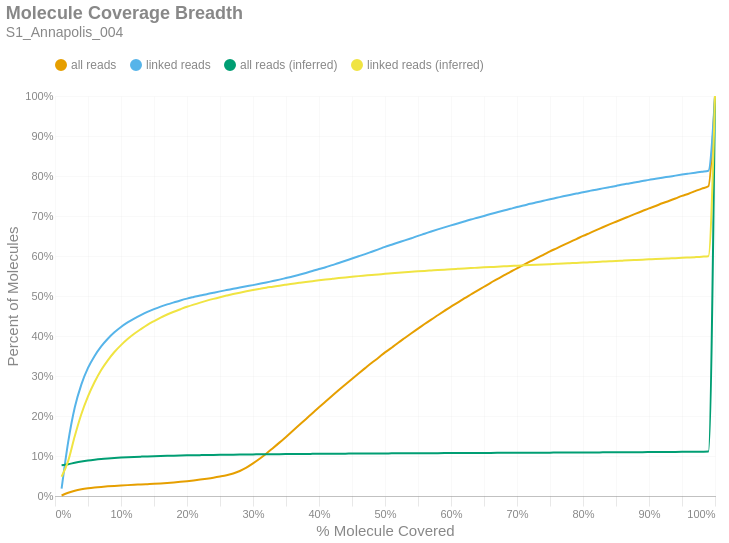

The cell this chart's notebook holds for it:
### Markdown cell above
### Molecule Read Coverage
This chart shows molecule coverage breadth as computed by the number of bases aligned to that molecule. In other words, "*how much of each unique long molecule is actually sequenced/aligned?*" Keep in mind there is a distinction between sequences and alignments, since some sequences belonging to a particular molecule may not align well and wouldn't appear in the alignment data. This chart also shows molecule coverage breadth as computed by the *inferred fragment* from which the aligned sequences originate. Unlike read coverage, this calculation takes into account the total insert size, including unsequenced gaps between the forward and reverse reads. Like the previous figures, these are cumulative percents.

### Code cell
if SKIPLR:
    print_html(f"Skipped")
else:
    binned_df = consolidated_hist(valids['coverage_bp'], mask, 0.01, True)
    binned_df_inf = consolidated_hist(valids['coverage_inserts'], mask, 0.01, True)
    binned_df = binned_df.with_columns(pl.lit(binned_df_inf['all reads (cumsum)']).alias('all reads (inferred)'))
    binned_df = binned_df.with_columns(pl.lit(binned_df_inf['linked reads (cumsum)']).alias('linked reads (inferred)'))
    binned_df = binned_df.with_columns(
        (pl.col('bin').cast(pl.Float64) + 0.01).alias('right_edge')
    )

    with SafeRender(binned_df):
        (
            density_plot(binned_df, 'Molecule Coverage Breadth', samplename, 'molcov', ['all reads (inferred)','linked reads (inferred)'])
            .encode(
                #x=alt.X('bin:Q', title="% Molecule Covered").axis(format = '%').scale(padding=0),
                x=alt.X('right_edge:Q', title="% Molecule Covered").axis(format='%').scale(padding=0),
                y=alt.Y('value:Q', title='Percent of Molecules')
                    .axis(format='%')
                    .stack(False)
                    .scale(domainMin=0, padding=0),
                color=alt.Color("key:N").scale(domain = ["all reads", "linked reads", "all reads (inferred)", "linked reads (inferred)"]),
                tooltip = [
                    alt.Tooltip("key:N", title = "Data Type"),
                    alt.Tooltip("range_label:N", title="% Molecule Covered"),
                    alt.Tooltip("value:Q", format = ".2%", title="% Molecules")
                ]
            )
        ).display()

### Figure 1 — Vega-Lite specification as saved in the notebook (floating-point values rounded to 4 significant figures)
{"width": "container", "height": 400, "config": {"title": {"anchor": "start", "dy": -15, "fontSize": 18, "color": "#888888", "subtitleColor": "#888888", "subtitleFontSize": 14}, "arc": {"fill": "#0072B2"}, "axis": {"domainColor": "#888888", "domainWidth": 0.5, "gridWidth": 0.2, "grid": false, "titleFontWeight": 400, "titleFontSize": 15, "labelFontSize": 11, "labelColor": "#888888", "tickColor": "#888888", "tickWidth": 0.2, "titleColor": "#888888"}, "axisBand": {"grid": false}, "axisX": {"grid": true, "tickSize": 10, "domainCap": "round"}, "axisY": {"domain": false, "grid": true, "tickSize": 0, "domainCap": "round"}, "background": "transparent", "header": {"labelFontSize": 15, "labelColor": "#888888", "titleFontSize": 15, "titleFontWeight": 600, "titleColor": "#888888"}, "legend": {"labelFont": "sans-serif", "labelFontSize": 12, "labelColor": "#888888", "symbolSize": 100, "symbolType": "circle", "titleFontSize": 12, "titlePadding": 10, "titleColor": "#888888", "title": null, "orient": "top"}, "range": {"category": ["#E69F00", "#56B4E9", "#009E73", "#F0E442", "#0072B2", "#D55E00", "#CC79A7", "#000000"], "diverging": ["#cfe8f3", "#a2d4ec", "#73bfe2", "#46abdb", "#1696d2", "#12719e"]}, "area": {"fill": "#0072B2", "fillOpacity": 0.7, "line": true, "strokeOpacity": 0.7}, "line": {"color": "#0072B2", "stroke": "#0072B2", "strokeWidth": 2}, "trail": {"color": "#0072B2", "stroke": "#0072B2", "strokeWidth": 0, "size": 1}, "point": {"filled": true, "fillOpacity": 1.0, "size": 95}, "text": {"color": "#888888", "fontSize": 11, "align": "right", "fontWeight": 400, "size": 11}, "bar": {"fill": "#0072B2", "stroke": null}, "view": {"stroke": null, "continuousWidth": 660, "continuousHeight": 400}}, "data": {"name": "data-0e574d5931bbebe659aa6056aef7856a"}, "mark": {"type": "line", "interpolate": "monotone", "point": {"opacity": 0, "size": 275}}, "encoding": {"color": {"field": "key", "scale": {"domain": ["all reads", "linked reads", "all reads (inferred)", "linked reads (inferred)"]}, "type": "nominal"}, "tooltip": [{"field": "key", "title": "Data Type", "type": "nominal"}, {"field": "range_label", "title": "% Molecule Covered", "type": "nominal"}, {"field": "value", "format": ".2%", "title": "% Molecules", "type": "quantitative"}], "x": {"axis": {"format": "%"}, "field": "right_edge", "scale": {"padding": 0}, "title": "% Molecule Covered", "type": "quantitative"}, "y": {"axis": {"format": "%"}, "field": "value", "scale": {"domainMin": 0, "padding": 0}, "stack": false, "title": "Percent of Molecules", "type": "quantitative"}}, "params": [{"name": "param_c36ac31b6afebe62", "select": {"type": "point", "fields": ["key"]}, "bind": "legend"}], "title": {"text": "Molecule Coverage Breadth", "subtitle": "S1_Annapolis_004"}, "transform": [{"fold": ["all reads (cumsum)", "linked reads (cumsum)", "all reads (inferred)", "linked reads (inferred)"]}, {"calculate": "replace(datum.key, ' (cumsum)', '')", "as": "key"}, {"filter": {"param": "param_c36ac31b6afebe62"}}], "usermeta": {"embedOptions": {"downloadFileName": "S1_Annapolis_004.molcov"}}, "$schema": "https://vega.github.io/schema/vega-lite/v6.1.0.json", "datasets": {"data-0e574d5931bbebe659aa6056aef7856a": [{"bin": "0.0", "interval": "0.0-0.01", "all reads": 0.001289, "linked reads": 0.01847, "all reads (cumsum)": 0.001289, "linked reads (cumsum)": 0.01847, "range_label": "0.0-0.01", "all reads (inferred)": 0.07705, "linked reads (inferred)": 0.04824, "right_edge": 0.01}, {"bin": "0.01", "interval": "0.01-0.02", "all reads": 0.006884, "linked reads": 0.1168, "all reads (cumsum)": 0.008173, "linked reads (cumsum)": 0.1353, "range_label": "0.01-0.02", "all reads (inferred)": 0.07947, "linked reads (inferred)": 0.08791, "right_edge": 0.02}, {"bin": "0.02", "interval": "0.02-0.03", "all reads": 0.005107, "linked reads": 0.08637, "all reads (cumsum)": 0.01328, "linked reads (cumsum)": 0.2216, "range_label": "0.02-0.03", "all reads (inferred)": 0.08304, "linked reads (inferred)": 0.15, "right_edge": 0.03}, {"bin": "0.03", "interval": "0.03-0.04", "all reads": 0.003518, "linked reads": 0.05748, "all reads (cumsum)": 0.0168, "linked reads (cumsum)": 0.2791, "range_label": "0.03-0.04", "all reads (inferred)": 0.08619, "linked reads (inferred)": 0.205, "right_edge": 0.04}, {"bin": "0.04", "interval": "0.04-0.05", "all reads": 0.002527, "linked reads": 0.04107, "all reads (cumsum)": 0.01933, "linked reads (cumsum)": 0.3202, "range_label": "0.04-0.05", "all reads (inferred)": 0.08876, "linked reads (inferred)": 0.249, "right_edge": 0.05}, {"bin": "0.05", "interval": "0.05-0.06", "all reads": 0.001923, "linked reads": 0.03003, "all reads (cumsum)": 0.02125, "linked reads (cumsum)": 0.3502, "range_label": "0.05-0.06", "all reads (inferred)": 0.09082, "linked reads (inferred)": 0.2849, "right_edge": 0.06}, {"bin": "0.06", "interval": "0.06-0.07", "all reads": 0.001551, "linked reads": 0.02384, "all reads (cumsum)": 0.0228, "linked reads (cumsum)": 0.3741, "range_label": "0.06-0.07", "all reads (inferred)": 0.09255, "linked reads (inferred)": 0.315, "right_edge": 0.07}, {"bin": "0.07", "interval": "0.07-0.08", "all reads": 0.001304, "linked reads": 0.01911, "all reads (cumsum)": 0.0241, "linked reads (cumsum)": 0.3932, "range_label": "0.07-0.08", "all reads (inferred)": 0.09393, "linked reads (inferred)": 0.3392, "right_edge": 0.08}, {"bin": "0.08", "interval": "0.08-0.09", "all reads": 0.001145, "linked reads": 0.01614, "all reads (cumsum)": 0.02525, "linked reads (cumsum)": 0.4093, "range_label": "0.08-0.09", "all reads (inferred)": 0.09512, "linked reads (inferred)": 0.36, "right_edge": 0.09}, {"bin": "0.09", "interval": "0.09-0.1", "all reads": 0.001006, "linked reads": 0.01334, "all reads (cumsum)": 0.02626, "linked reads (cumsum)": 0.4227, "range_label": "0.09-0.1", "all reads (inferred)": 0.0961, "linked reads (inferred)": 0.3772, "right_edge": 0.1}, {"bin": "0.1", "interval": "0.1-0.11", "all reads": 0.0009311, "linked reads": 0.01134, "all reads (cumsum)": 0.02719, "linked reads (cumsum)": 0.434, "range_label": "0.1-0.11", "all reads (inferred)": 0.09696, "linked reads (inferred)": 0.3923, "right_edge": 0.11}, {"bin": "0.11", "interval": "0.11-0.12", "all reads": 0.0008361, "linked reads": 0.009663, "all reads (cumsum)": 0.02802, "linked reads (cumsum)": 0.4437, "range_label": "0.11-0.12", "all reads (inferred)": 0.09772, "linked reads (inferred)": 0.4055, "right_edge": 0.12}, {"bin": "0.12", "interval": "0.12-0.13", "all reads": 0.0007978, "linked reads": 0.008675, "all reads (cumsum)": 0.02882, "linked reads (cumsum)": 0.4523, "range_label": "0.12-0.13", "all reads (inferred)": 0.09838, "linked reads (inferred)": 0.4171, "right_edge": 0.13}, {"bin": "0.13", "interval": "0.13-0.14", "all reads": 0.0008217, "linked reads": 0.007843, "all reads (cumsum)": 0.02964, "linked reads (cumsum)": 0.4602, "range_label": "0.13-0.14", "all reads (inferred)": 0.099, "linked reads (inferred)": 0.428, "right_edge": 0.14}, {"bin": "0.14", "interval": "0.14-0.15", "all reads": 0.0008269, "linked reads": 0.006956, "all reads (cumsum)": 0.03047, "linked reads (cumsum)": 0.4671, "range_label": "0.14-0.15", "all reads (inferred)": 0.09953, "linked reads (inferred)": 0.4373, "right_edge": 0.15}, {"bin": "0.15", "interval": "0.15-0.16", "all reads": 0.0009378, "linked reads": 0.006336, "all reads (cumsum)": 0.03141, "linked reads (cumsum)": 0.4735, "range_label": "0.15-0.16", "all reads (inferred)": 0.1, "linked reads (inferred)": 0.446, "right_edge": 0.16}, {"bin": "0.16", "interval": "0.16-0.17", "all reads": 0.001088, "linked reads": 0.005513, "all reads (cumsum)": 0.03249, "linked reads (cumsum)": 0.479, "range_label": "0.16-0.17", "all reads (inferred)": 0.1005, "linked reads (inferred)": 0.4537, "right_edge": 0.17}, {"bin": "0.17", "interval": "0.17-0.18", "all reads": 0.001331, "linked reads": 0.005038, "all reads (cumsum)": 0.03383, "linked reads (cumsum)": 0.484, "range_label": "0.17-0.18", "all reads (inferred)": 0.1009, "linked reads (inferred)": 0.4607, "right_edge": 0.18}, {"bin": "0.18", "interval": "0.18-0.19", "all reads": 0.001543, "linked reads": 0.004923, "all reads (cumsum)": 0.03537, "linked reads (cumsum)": 0.4889, "range_label": "0.18-0.19", "all reads (inferred)": 0.1012, "linked reads (inferred)": 0.4669, "right_edge": 0.19}, {"bin": "0.19", "interval": "0.19-0.2", "all reads": 0.001735, "linked reads": 0.004503, "all reads (cumsum)": 0.0371, "linked reads (cumsum)": 0.4934, "range_label": "0.19-0.2", "all reads (inferred)": 0.1016, "linked reads (inferred)": 0.473, "right_edge": 0.2}, {"bin": "0.2", "interval": "0.2-0.21", "all reads": 0.001874, "linked reads": 0.004049, "all reads (cumsum)": 0.03898, "linked reads (cumsum)": 0.4975, "range_label": "0.2-0.21", "all reads (inferred)": 0.1019, "linked reads (inferred)": 0.4785, "right_edge": 0.21}, {"bin": "0.21", "interval": "0.21-0.22", "all reads": 0.002089, "linked reads": 0.003921, "all reads (cumsum)": 0.04107, "linked reads (cumsum)": 0.5014, "range_label": "0.21-0.22", "all reads (inferred)": 0.1022, "linked reads (inferred)": 0.4835, "right_edge": 0.22}, {"bin": "0.22", "interval": "0.22-0.23", "all reads": 0.002281, "linked reads": 0.003179, "all reads (cumsum)": 0.04335, "linked reads (cumsum)": 0.5046, "range_label": "0.22-0.23", "all reads (inferred)": 0.1025, "linked reads (inferred)": 0.4883, "right_edge": 0.23}, {"bin": "0.23", "interval": "0.23-0.24", "all reads": 0.00248, "linked reads": 0.003552, "all reads (cumsum)": 0.04583, "linked reads (cumsum)": 0.5082, "range_label": "0.23-0.24", "all reads (inferred)": 0.1027, "linked reads (inferred)": 0.4929, "right_edge": 0.24}, {"bin": "0.24", "interval": "0.24-0.25", "all reads": 0.002851, "linked reads": 0.003438, "all reads (cumsum)": 0.04868, "linked reads (cumsum)": 0.5116, "range_label": "0.24-0.25", "all reads (inferred)": 0.103, "linked reads (inferred)": 0.4971, "right_edge": 0.25}, {"bin": "0.25", "interval": "0.25-0.26", "all reads": 0.003218, "linked reads": 0.003179, "all reads (cumsum)": 0.0519, "linked reads (cumsum)": 0.5148, "range_label": "0.25-0.26", "all reads (inferred)": 0.1032, "linked reads (inferred)": 0.501, "right_edge": 0.26}, {"bin": "0.26", "interval": "0.26-0.27", "all reads": 0.004328, "linked reads": 0.003119, "all reads (cumsum)": 0.05623, "linked reads (cumsum)": 0.5179, "range_label": "0.26-0.27", "all reads (inferred)": 0.1034, "linked reads (inferred)": 0.5049, "right_edge": 0.27}, {"bin": "0.27", "interval": "0.27-0.28", "all reads": 0.006296, "linked reads": 0.00317, "all reads (cumsum)": 0.06252, "linked reads (cumsum)": 0.5211, "range_label": "0.27-0.28", "all reads (inferred)": 0.1036, "linked reads (inferred)": 0.5084, "right_edge": 0.28}, {"bin": "0.28", "interval": "0.28-0.29", "all reads": 0.008479, "linked reads": 0.003107, "all reads (cumsum)": 0.071, "linked reads (cumsum)": 0.5242, "range_label": "0.28-0.29", "all reads (inferred)": 0.1038, "linked reads (inferred)": 0.5117, "right_edge": 0.29}, {"bin": "0.29", "interval": "0.29-0.3", "all reads": 0.01047, "linked reads": 0.003064, "all reads (cumsum)": 0.08147, "linked reads (cumsum)": 0.5272, "range_label": "0.29-0.3", "all reads (inferred)": 0.104, "linked reads (inferred)": 0.5149, "right_edge": 0.3}, {"bin": "0.3", "interval": "0.3-0.31", "all reads": 0.0116, "linked reads": 0.003242, "all reads (cumsum)": 0.09307, "linked reads (cumsum)": 0.5305, "range_label": "0.3-0.31", "all reads (inferred)": 0.1042, "linked reads (inferred)": 0.5178, "right_edge": 0.31}, {"bin": "0.31", "interval": "0.31-0.32", "all reads": 0.0127, "linked reads": 0.003336, "all reads (cumsum)": 0.1058, "linked reads (cumsum)": 0.5338, "range_label": "0.31-0.32", "all reads (inferred)": 0.1043, "linked reads (inferred)": 0.5207, "right_edge": 0.32}, {"bin": "0.32", "interval": "0.32-0.33", "all reads": 0.01368, "linked reads": 0.003612, "all reads (cumsum)": 0.1195, "linked reads (cumsum)": 0.5374, "range_label": "0.32-0.33", "all reads (inferred)": 0.1045, "linked reads (inferred)": 0.5233, "right_edge": 0.33}, {"bin": "0.33", "interval": "0.33-0.34", "all reads": 0.01396, "linked reads": 0.003552, "all reads (cumsum)": 0.1334, "linked reads (cumsum)": 0.541, "range_label": "0.33-0.34", "all reads (inferred)": 0.1046, "linked reads (inferred)": 0.5258, "right_edge": 0.34}, {"bin": "0.34", "interval": "0.34-0.35", "all reads": 0.01439, "linked reads": 0.003849, "all reads (cumsum)": 0.1478, "linked reads (cumsum)": 0.5448, "range_label": "0.34-0.35", "all reads (inferred)": 0.1048, "linked reads (inferred)": 0.5282, "right_edge": 0.35}, {"bin": "0.35", "interval": "0.35-0.36", "all reads": 0.01465, "linked reads": 0.003824, "all reads (cumsum)": 0.1625, "linked reads (cumsum)": 0.5486, "range_label": "0.35-0.36", "all reads (inferred)": 0.1049, "linked reads (inferred)": 0.5306, "right_edge": 0.36}, {"bin": "0.36", "interval": "0.36-0.37", "all reads": 0.01481, "linked reads": 0.004431, "all reads (cumsum)": 0.1773, "linked reads (cumsum)": 0.5531, "range_label": "0.36-0.37", "all reads (inferred)": 0.1051, "linked reads (inferred)": 0.5329, "right_edge": 0.37}, {"bin": "0.37", "interval": "0.37-0.38", "all reads": 0.01483, "linked reads": 0.004528, "all reads (cumsum)": 0.1921, "linked reads (cumsum)": 0.5576, "range_label": "0.37-0.38", "all reads (inferred)": 0.1052, "linked reads (inferred)": 0.5352, "right_edge": 0.38}, {"bin": "0.38", "interval": "0.38-0.39", "all reads": 0.01474, "linked reads": 0.004702, "all reads (cumsum)": 0.2068, "linked reads (cumsum)": 0.5623, "range_label": "0.38-0.39", "all reads (inferred)": 0.1053, "linked reads (inferred)": 0.5371, "right_edge": 0.39}, {"bin": "0.39", "interval": "0.39-0.4", "all reads": 0.01486, "linked reads": 0.005055, "all reads (cumsum)": 0.2217, "linked reads (cumsum)": 0.5674, "range_label": "0.39-0.4", "all reads (inferred)": 0.1055, "linked reads (inferred)": 0.5391, "right_edge": 0.4}, {"bin": "0.4", "interval": "0.4-0.41", "all reads": 0.01442, "linked reads": 0.004724, "all reads (cumsum)": 0.2361, "linked reads (cumsum)": 0.5721, "range_label": "0.4-0.41", "all reads (inferred)": 0.1056, "linked reads (inferred)": 0.541, "right_edge": 0.41}, {"bin": "0.41", "interval": "0.41-0.42", "all reads": 0.01449, "linked reads": 0.005203, "all reads (cumsum)": 0.2506, "linked reads (cumsum)": 0.5773, "range_label": "0.41-0.42", "all reads (inferred)": 0.1057, "linked reads (inferred)": 0.5429, "right_edge": 0.42}, {"bin": "0.42", "interval": "0.42-0.43", "all reads": 0.01434, "linked reads": 0.005148, "all reads (cumsum)": 0.265, "linked reads (cumsum)": 0.5824, "range_label": "0.42-0.43", "all reads (inferred)": 0.1058, "linked reads (inferred)": 0.5447, "right_edge": 0.43}, {"bin": "0.43", "interval": "0.43-0.44", "all reads": 0.01393, "linked reads": 0.005636, "all reads (cumsum)": 0.2789, "linked reads (cumsum)": 0.5881, "range_label": "0.43-0.44", "all reads (inferred)": 0.1059, "linked reads (inferred)": 0.5464, "right_edge": 0.44}, {"bin": "0.44", "interval": "0.44-0.45", "all reads": 0.01387, "linked reads": 0.005746, "all reads (cumsum)": 0.2928, "linked reads (cumsum)": 0.5938, "range_label": "0.44-0.45", "all reads (inferred)": 0.106, "linked reads (inferred)": 0.5481, "right_edge": 0.45}, {"bin": "0.45", "interval": "0.45-0.46", "all reads": 0.01364, "linked reads": 0.005572, "all reads (cumsum)": 0.3064, "linked reads (cumsum)": 0.5994, "range_label": "0.45-0.46", "all reads (inferred)": 0.1061, "linked reads (inferred)": 0.5497, "right_edge": 0.46}, {"bin": "0.46", "interval": "0.46-0.47", "all reads": 0.01333, "linked reads": 0.005428, "all reads (cumsum)": 0.3197, "linked reads (cumsum)": 0.6048, "range_label": "0.46-0.47", "all reads (inferred)": 0.1062, "linked reads (inferred)": 0.5511, "right_edge": 0.47}, {"bin": "0.47", "interval": "0.47-0.48", "all reads": 0.01325, "linked reads": 0.005895, "all reads (cumsum)": 0.333, "linked reads (cumsum)": 0.6107, "range_label": "0.47-0.48", "all reads (inferred)": 0.1063, "linked reads (inferred)": 0.5526, "right_edge": 0.48}, {"bin": "0.48", "interval": "0.48-0.49", "all reads": 0.0125, "linked reads": 0.005959, "all reads (cumsum)": 0.3455, "linked reads (cumsum)": 0.6167, "range_label": "0.48-0.49", "all reads (inferred)": 0.1064, "linked reads (inferred)": 0.554, "right_edge": 0.49}, {"bin": "0.49", "interval": "0.49-0.5", "all reads": 0.01366, "linked reads": 0.006179, "all reads (cumsum)": 0.3591, "linked reads (cumsum)": 0.6228, "range_label": "0.49-0.5", "all reads (inferred)": 0.1065, "linked reads (inferred)": 0.5555, "right_edge": 0.5}, {"bin": "0.5", "interval": "0.5-0.51", "all reads": 0.01141, "linked reads": 0.005301, "all reads (cumsum)": 0.3705, "linked reads (cumsum)": 0.6281, "range_label": "0.5-0.51", "all reads (inferred)": 0.1066, "linked reads (inferred)": 0.5567, "right_edge": 0.51}, {"bin": "0.51", "interval": "0.51-0.52", "all reads": 0.01266, "linked reads": 0.005466, "all reads (cumsum)": 0.3832, "linked reads (cumsum)": 0.6336, "range_label": "0.51-0.52", "all reads (inferred)": 0.1067, "linked reads (inferred)": 0.5581, "right_edge": 0.52}, {"bin": "0.52", "interval": "0.52-0.53", "all reads": 0.0119, "linked reads": 0.005356, "all reads (cumsum)": 0.3951, "linked reads (cumsum)": 0.639, "range_label": "0.52-0.53", "all reads (inferred)": 0.1068, "linked reads (inferred)": 0.5593, "right_edge": 0.53}, {"bin": "0.53", "interval": "0.53-0.54", "all reads": 0.01184, "linked reads": 0.00553, "all reads (cumsum)": 0.4069, "linked reads (cumsum)": 0.6445, "range_label": "0.53-0.54", "all reads (inferred)": 0.1068, "linked reads (inferred)": 0.5605, "right_edge": 0.54}, {"bin": "0.54", "interval": "0.54-0.55", "all reads": 0.01147, "linked reads": 0.005818, "all reads (cumsum)": 0.4184, "linked reads (cumsum)": 0.6503, "range_label": "0.54-0.55", "all reads (inferred)": 0.1069, "linked reads (inferred)": 0.5617, "right_edge": 0.55}, {"bin": "0.55", "interval": "0.55-0.56", "all reads": 0.01153, "linked reads": 0.005364, "all reads (cumsum)": 0.4299, "linked reads (cumsum)": 0.6557, "range_label": "0.55-0.56", "all reads (inferred)": 0.107, "linked reads (inferred)": 0.5628, "right_edge": 0.56}, {"bin": "0.56", "interval": "0.56-0.57", "all reads": 0.0112, "linked reads": 0.005496, "all reads (cumsum)": 0.4411, "linked reads (cumsum)": 0.6612, "range_label": "0.56-0.57", "all reads (inferred)": 0.1071, "linked reads (inferred)": 0.5638, "right_edge": 0.57}, {"bin": "0.57", "interval": "0.57-0.58", "all reads": 0.01074, "linked reads": 0.005322, "all reads (cumsum)": 0.4519, "linked reads (cumsum)": 0.6665, "range_label": "0.57-0.58", "all reads (inferred)": 0.1072, "linked reads (inferred)": 0.5649, "right_edge": 0.58}, {"bin": "0.58", "interval": "0.58-0.59", "all reads": 0.01076, "linked reads": 0.005161, "all reads (cumsum)": 0.4626, "linked reads (cumsum)": 0.6717, "range_label": "0.58-0.59", "all reads (inferred)": 0.1072, "linked reads (inferred)": 0.5659, "right_edge": 0.59}, {"bin": "0.59", "interval": "0.59-0.6", "all reads": 0.01078, "linked reads": 0.004893, "all reads (cumsum)": 0.4734, "linked reads (cumsum)": 0.6766, "range_label": "0.59-0.6", "all reads (inferred)": 0.1073, "linked reads (inferred)": 0.567, "right_edge": 0.6}, {"bin": "0.6", "interval": "0.6-0.61", "all reads": 0.01003, "linked reads": 0.004715, "all reads (cumsum)": 0.4835, "linked reads (cumsum)": 0.6813, "range_label": "0.6-0.61", "all reads (inferred)": 0.1074, "linked reads (inferred)": 0.568, "right_edge": 0.61}, {"bin": "0.61", "interval": "0.61-0.62", "all reads": 0.01041, "linked reads": 0.00494, "all reads (cumsum)": 0.4939, "linked reads (cumsum)": 0.6862, "range_label": "0.61-0.62", "all reads (inferred)": 0.1075, "linked reads (inferred)": 0.569, "right_edge": 0.62}, {"bin": "0.62", "interval": "0.62-0.63", "all reads": 0.009913, "linked reads": 0.004982, "all reads (cumsum)": 0.5038, "linked reads (cumsum)": 0.6912, "range_label": "0.62-0.63", "all reads (inferred)": 0.1075, "linked reads (inferred)": 0.5697, "right_edge": 0.63}, {"bin": "0.63", "interval": "0.63-0.64", "all reads": 0.009831, "linked reads": 0.004452, "all reads (cumsum)": 0.5136, "linked reads (cumsum)": 0.6956, "range_label": "0.63-0.64", "all reads (inferred)": 0.1076, "linked reads (inferred)": 0.5707, "right_edge": 0.64}, {"bin": "0.64", "interval": "0.64-0.65", "all reads": 0.009507, "linked reads": 0.004533, "all reads (cumsum)": 0.5231, "linked reads (cumsum)": 0.7002, "range_label": "0.64-0.65", "all reads (inferred)": 0.1077, "linked reads (inferred)": 0.5716, "right_edge": 0.65}, {"bin": "0.65", "interval": "0.65-0.66", "all reads": 0.009765, "linked reads": 0.004677, "all reads (cumsum)": 0.5329, "linked reads (cumsum)": 0.7049, "range_label": "0.65-0.66", "all reads (inferred)": 0.1077, "linked reads (inferred)": 0.5724, "right_edge": 0.66}, {"bin": "0.66", "interval": "0.66-0.67", "all reads": 0.009202, "linked reads": 0.004418, "all reads (cumsum)": 0.5421, "linked reads (cumsum)": 0.7093, "range_label": "0.66-0.67", "all reads (inferred)": 0.1078, "linked reads (inferred)": 0.5732, "right_edge": 0.67}, {"bin": "0.67", "interval": "0.67-0.68", "all reads": 0.009242, "linked reads": 0.004371, "all reads (cumsum)": 0.5513, "linked reads (cumsum)": 0.7136, "range_label": "0.67-0.68", "all reads (inferred)": 0.1079, "linked reads (inferred)": 0.5741, "right_edge": 0.68}, {"bin": "0.68", "interval": "0.68-0.69", "all reads": 0.008884, "linked reads": 0.004291, "all reads (cumsum)": 0.5602, "linked reads (cumsum)": 0.7179, "range_label": "0.68-0.69", "all reads (inferred)": 0.108, "linked reads (inferred)": 0.5749, "right_edge": 0.69}, {"bin": "0.69", "interval": "0.69-0.7", "all reads": 0.009016, "linked reads": 0.004384, "all reads (cumsum)": 0.5692, "linked reads (cumsum)": 0.7223, "range_label": "0.69-0.7", "all reads (inferred)": 0.108, "linked reads (inferred)": 0.5758, "right_edge": 0.7}, {"bin": "0.7", "interval": "0.7-0.71", "all reads": 0.008593, "linked reads": 0.003866, "all reads (cumsum)": 0.5778, "linked reads (cumsum)": 0.7262, "range_label": "0.7-0.71", "all reads (inferred)": 0.1081, "linked reads (inferred)": 0.5766, "right_edge": 0.71}, {"bin": "0.71", "interval": "0.71-0.72", "all reads": 0.008548, "linked reads": 0.004214, "all reads (cumsum)": 0.5864, "linked reads (cumsum)": 0.7304, "range_label": "0.71-0.72", "all reads (inferred)": 0.1082, "linked reads (inferred)": 0.5774, "right_edge": 0.72}, {"bin": "0.72", "interval": "0.72-0.73", "all reads": 0.008493, "linked reads": 0.003756, "all reads (cumsum)": 0.5949, "linked reads (cumsum)": 0.7342, "range_label": "0.72-0.73", "all reads (inferred)": 0.1083, "linked reads (inferred)": 0.5782, "right_edge": 0.73}, {"bin": "0.73", "interval": "0.73-0.74", "all reads": 0.008175, "linked reads": 0.003887, "all reads (cumsum)": 0.603, "linked reads (cumsum)": 0.738, "range_label": "0.73-0.74", "all reads (inferred)": 0.1083, "linked reads (inferred)": 0.5789, "right_edge": 0.74}, {"bin": "0.74", "interval": "0.74-0.75", "all reads": 0.008492, "linked reads": 0.003841, "all reads (cumsum)": 0.6115, "linked reads (cumsum)": 0.7419, "range_label": "0.74-0.75", "all reads (inferred)": 0.1084, "linked reads (inferred)": 0.5797, "right_edge": 0.75}, {"bin": "0.75", "interval": "0.75-0.76", "all reads": 0.007677, "linked reads": 0.003603, "all reads (cumsum)": 0.6192, "linked reads (cumsum)": 0.7455, "range_label": "0.75-0.76", "all reads (inferred)": 0.1085, "linked reads (inferred)": 0.5804, "right_edge": 0.76}, {"bin": "0.76", "interval": "0.76-0.77", "all reads": 0.007868, "linked reads": 0.003688, "all reads (cumsum)": 0.6271, "linked reads (cumsum)": 0.7492, "range_label": "0.76-0.77", "all reads (inferred)": 0.1086, "linked reads (inferred)": 0.5811, "right_edge": 0.77}, {"bin": "0.77", "interval": "0.77-0.78", "all reads": 0.007711, "linked reads": 0.003556, "all reads (cumsum)": 0.6348, "linked reads (cumsum)": 0.7527, "range_label": "0.77-0.78", "all reads (inferred)": 0.1086, "linked reads (inferred)": 0.5819, "right_edge": 0.78}, {"bin": "0.78", "interval": "0.78-0.79", "all reads": 0.007613, "linked reads": 0.003302, "all reads (cumsum)": 0.6424, "linked reads (cumsum)": 0.756, "range_label": "0.78-0.79", "all reads (inferred)": 0.1087, "linked reads (inferred)": 0.5827, "right_edge": 0.79}, {"bin": "0.79", "interval": "0.79-0.8", "all reads": 0.007776, "linked reads": 0.003595, "all reads (cumsum)": 0.6502, "linked reads (cumsum)": 0.7596, "range_label": "0.79-0.8", "all reads (inferred)": 0.1088, "linked reads (inferred)": 0.5835, "right_edge": 0.8}, {"bin": "0.8", "interval": "0.8-0.81", "all reads": 0.007194, "linked reads": 0.003208, "all reads (cumsum)": 0.6574, "linked reads (cumsum)": 0.7628, "range_label": "0.8-0.81", "all reads (inferred)": 0.1089, "linked reads (inferred)": 0.5843, "right_edge": 0.81}, {"bin": "0.81", "interval": "0.81-0.82", "all reads": 0.007171, "linked reads": 0.003022, "all reads (cumsum)": 0.6645, "linked reads (cumsum)": 0.7659, "range_label": "0.81-0.82", "all reads (inferred)": 0.109, "linked reads (inferred)": 0.5852, "right_edge": 0.82}, {"bin": "0.82", "interval": "0.82-0.83", "all reads": 0.007266, "linked reads": 0.00323, "all reads (cumsum)": 0.6718, "linked reads (cumsum)": 0.7691, "range_label": "0.82-0.83", "all reads (inferred)": 0.1091, "linked reads (inferred)": 0.5859, "right_edge": 0.83}, {"bin": "0.83", "interval": "0.83-0.84", "all reads": 0.007071, "linked reads": 0.003107, "all reads (cumsum)": 0.6789, "linked reads (cumsum)": 0.7722, "range_label": "0.83-0.84", "all reads (inferred)": 0.1092, "linked reads (inferred)": 0.5867, "right_edge": 0.84}, {"bin": "0.84", "interval": "0.84-0.85", "all reads": 0.006794, "linked reads": 0.003051, "all reads (cumsum)": 0.6857, "linked reads (cumsum)": 0.7752, "range_label": "0.84-0.85", "all reads (inferred)": 0.1093, "linked reads (inferred)": 0.5875, "right_edge": 0.85}, {"bin": "0.85", "interval": "0.85-0.86", "all reads": 0.00681, "linked reads": 0.003327, "all reads (cumsum)": 0.6925, "linked reads (cumsum)": 0.7786, "range_label": "0.85-0.86", "all reads (inferred)": 0.1094, "linked reads (inferred)": 0.5883, "right_edge": 0.86}, {"bin": "0.86", "interval": "0.86-0.87", "all reads": 0.006681, "linked reads": 0.002945, "all reads (cumsum)": 0.6992, "linked reads (cumsum)": 0.7815, "range_label": "0.86-0.87", "all reads (inferred)": 0.1095, "linked reads (inferred)": 0.5892, "right_edge": 0.87}, {"bin": "0.87", "interval": "0.87-0.88", "all reads": 0.006687, "linked reads": 0.003034, "all reads (cumsum)": 0.7058, "linked reads (cumsum)": 0.7846, "range_label": "0.87-0.88", "all reads (inferred)": 0.1096, "linked reads (inferred)": 0.59, "right_edge": 0.88}, {"bin": "0.88", "interval": "0.88-0.89", "all reads": 0.006539, "linked reads": 0.002703, "all reads (cumsum)": 0.7124, "linked reads (cumsum)": 0.7873, "range_label": "0.88-0.89", "all reads (inferred)": 0.1097, "linked reads (inferred)": 0.5909, "right_edge": 0.89}, {"bin": "0.89", "interval": "0.89-0.9", "all reads": 0.006616, "linked reads": 0.003064, "all reads (cumsum)": 0.719, "linked reads (cumsum)": 0.7903, "range_label": "0.89-0.9", "all reads (inferred)": 0.1098, "linked reads (inferred)": 0.5917, "right_edge": 0.9}, {"bin": "0.9", "interval": "0.9-0.91", "all reads": 0.006075, "linked reads": 0.002576, "all reads (cumsum)": 0.7251, "linked reads (cumsum)": 0.7929, "range_label": "0.9-0.91", "all reads (inferred)": 0.1099, "linked reads (inferred)": 0.5925, "right_edge": 0.91}, {"bin": "0.91", "interval": "0.91-0.92", "all reads": 0.006759, "linked reads": 0.002839, "all reads (cumsum)": 0.7318, "linked reads (cumsum)": 0.7957, "range_label": "0.91-0.92", "all reads (inferred)": 0.11, "linked reads (inferred)": 0.5933, "right_edge": 0.92}, {"bin": "0.92", "interval": "0.92-0.93", "all reads": 0.005722, "linked reads": 0.002551, "all reads (cumsum)": 0.7376, "linked reads (cumsum)": 0.7983, "range_label": "0.92-0.93", "all reads (inferred)": 0.1101, "linked reads (inferred)": 0.5939, "right_edge": 0.93}, {"bin": "0.93", "interval": "0.93-0.94", "all reads": 0.006207, "linked reads": 0.002652, "all reads (cumsum)": 0.7438, "linked reads (cumsum)": 0.8009, "range_label": "0.93-0.94", "all reads (inferred)": 0.1102, "linked reads (inferred)": 0.5946, "right_edge": 0.94}, {"bin": "0.94", "interval": "0.94-0.95", "all reads": 0.0066, "linked reads": 0.002568, "all reads (cumsum)": 0.7504, "linked reads (cumsum)": 0.8035, "range_label": "0.94-0.95", "all reads (inferred)": 0.1104, "linked reads (inferred)": 0.5953, "right_edge": 0.95}, {"bin": "0.95", "interval": "0.95-0.96", "all reads": 0.005414, "linked reads": 0.002445, "all reads (cumsum)": 0.7558, "linked reads (cumsum)": 0.8059, "range_label": "0.95-0.96", "all reads (inferred)": 0.1105, "linked reads (inferred)": 0.5962, "right_edge": 0.96}, {"bin": "0.96", "interval": "0.96-0.97", "all reads": 0.006332, "linked reads": 0.002406, "all reads (cumsum)": 0.7621, "linked reads (cumsum)": 0.8084, "range_label": "0.96-0.97", "all reads (inferred)": 0.1107, "linked reads (inferred)": 0.5971, "right_edge": 0.97}, {"bin": "0.97", "interval": "0.97-0.98", "all reads": 0.006414, "linked reads": 0.002377, "all reads (cumsum)": 0.7685, "linked reads (cumsum)": 0.8107, "range_label": "0.97-0.98", "all reads (inferred)": 0.1108, "linked reads (inferred)": 0.5982, "right_edge": 0.98}, {"bin": "0.98", "interval": "0.98-0.99", "all reads": 0.005929, "linked reads": 0.002508, "all reads (cumsum)": 0.7745, "linked reads (cumsum)": 0.8132, "range_label": "0.98-0.99", "all reads (inferred)": 0.1111, "linked reads (inferred)": 0.5996, "right_edge": 0.99}, {"bin": "0.99", "interval": "0.99-1.0", "all reads": 0.2255, "linked reads": 0.1868, "all reads (cumsum)": 1.0, "linked reads (cumsum)": 1.0, "range_label": "0.99-1.0", "all reads (inferred)": 1.0, "linked reads (inferred)": 1.0, "right_edge": 1.0}]}}
